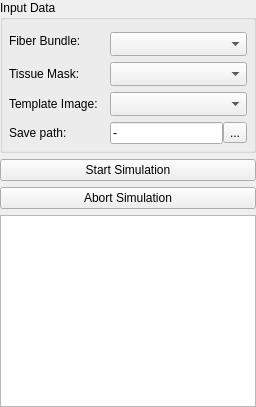
    <widget class="QFrame" name="frame_9">
     <property name="frameShape">
      <enum>QFrame::NoFrame</enum>
     </property>
     <property name="frameShadow">
      <enum>QFrame::Raised</enum>
     </property>
     <layout class="QGridLayout" name="gridLayout_32">
      <property name="leftMargin">
       <number>0</number>
      </property>
      <property name="topMargin">
       <number>0</number>
      </property>
      <property name="rightMargin">
       <number>0</number>
      </property>
      <property name="bottomMargin">
       <number>0</number>
      </property>
      <item row="1" column="0">
       <widget class="QPushButton" name="m_GenerateImageButton">
        <property name="enabled">
         <bool>true</bool>
        </property>
        <property name="toolTip">
         <string>&lt;html&gt;&lt;head/&gt;&lt;body&gt;&lt;p&gt;Start DWI generation from selected fiber bundle.&lt;/p&gt;&lt;p&gt;If no fiber bundle but an existing diffusion weighted image is selected, the enabled artifacts are added to this image.&lt;/p&gt;&lt;p&gt;If neither a fiber bundle nor a diffusion weighted image is selected, a grayscale image containing a simple gradient is generated.&lt;/p&gt;&lt;/body&gt;&lt;/html&gt;</string>
        </property>
        <property name="text">
         <string>Start Simulation</string>
        </property>
        <property name="icon">
         <iconset resource="../../resources/QmitkFiberfox.qrc">
          <normaloff>:/QmitkFiberfox/right.png</normaloff>:/QmitkFiberfox/right.png</iconset>
        </property>
       </widget>
      </item>
      <item row="0" column="0">
       <widget class="QGroupBox" name="groupBox_2">
        <property name="title">
         <string>Input Data</string>
        </property>
        <layout class="QGridLayout" name="gridLayout_10">
         <property name="leftMargin">
          <number>6</number>
         </property>
         <property name="topMargin">
          <number>6</number>
         </property>
         <property name="rightMargin">
          <number>6</number>
         </property>
         <property name="bottomMargin">
          <number>6</number>
         </property>
         <item row="4" column="2">
          <widget class="QFrame" name="frame_6">
           <property name="frameShape">
            <enum>QFrame::NoFrame</enum>
           </property>
           <property name="frameShadow">
            <enum>QFrame::Raised</enum>
           </property>
           <layout class="QGridLayout" name="gridLayout_20">
            <property name="leftMargin">
             <number>0</number>
            </property>
            <property name="topMargin">
             <number>0</number>
            </property>
            <property name="rightMargin">
             <number>0</number>
            </property>
            <property name="bottomMargin">
             <number>0</number>
            </property>
            <property name="spacing">
             <number>0</number>
            </property>
            <item row="0" column="0">
             <widget class="QLineEdit" name="m_SavePathEdit">
              <property name="text">
               <string>-</string>
              </property>
             </widget>
            </item>
            <item row="0" column="1">
             <widget class="QToolButton" name="m_OutputPathButton">
              <property name="text">
               <string>...</string>
              </property>
             </widget>
            </item>
           </layout>
          </widget>
         </item>
         <item row="2" column="2">
          <widget class="QmitkDataStorageComboBoxWithSelectNone" name="m_MaskComboBox">
           <property name="toolTip">
            <string>&lt;html&gt;&lt;head/&gt;&lt;body&gt;&lt;p&gt;Select a binary image to define the area of signal generation. Outside of the mask image only noise will be actively generated.&lt;/p&gt;&lt;/body&gt;&lt;/html&gt;</string>
           </property>
           <property name="sizeAdjustPolicy">
            <enum>QComboBox::AdjustToMinimumContentsLengthWithIcon</enum>
           </property>
          </widget>
         </item>
         <item row="0" column="0" rowspan="2" colspan="2">
          <widget class="QLabel" name="m_TensorsToDWIBValueLabel_16">
           <property name="toolTip">
            <string/>
           </property>
           <property name="statusTip">
            <string/>
           </property>
           <property name="whatsThis">
            <string/>
           </property>
           <property name="text">
            <string>Fiber Bundle:</string>
           </property>
           <property name="wordWrap">
            <bool>false</bool>
           </property>
          </widget>
         </item>
         <item row="4" column="0">
          <widget class="QLabel" name="label_10">
           <property name="toolTip">
            <string/>
           </property>
           <property name="statusTip">
            <string/>
           </property>
           <property name="whatsThis">
            <string/>
           </property>
           <property name="text">
            <string>Save path:</string>
           </property>
           <property name="wordWrap">
            <bool>false</bool>
           </property>
          </widget>
         </item>
         <item row="2" column="0">
          <widget class="QLabel" name="m_TensorsToDWIBValueLabel_3">
           <property name="toolTip">
            <string/>
           </property>
           <property name="statusTip">
            <string/>
           </property>
           <property name="whatsThis">
            <string/>
           </property>
           <property name="text">
            <string>Tissue Mask:</string>
           </property>
           <property name="wordWrap">
            <bool>false</bool>
           </property>
          </widget>
         </item>
         <item row="1" column="2">
          <widget class="QmitkDataStorageComboBoxWithSelectNone" name="m_FiberBundleComboBox">
           <property name="toolTip">
            <string>&lt;html&gt;&lt;head/&gt;&lt;body&gt;&lt;p&gt;Select a fiber bundle to generate the white matter signal from. You can either use the fiber definition tab to manually define an input fiber bundle or you can also use any existing bundle, e.g. yielded by a tractography algorithm.&lt;/p&gt;&lt;/body&gt;&lt;/html&gt;</string>
           </property>
           <property name="sizeAdjustPolicy">
            <enum>QComboBox::AdjustToMinimumContentsLengthWithIcon</enum>
           </property>
          </widget>
         </item>
         <item row="3" column="0">
          <widget class="QLabel" name="m_TensorsToDWIBValueLabel_11">
           <property name="toolTip">
            <string/>
           </property>
           <property name="statusTip">
            <string/>
           </property>
           <property name="whatsThis">
            <string/>
           </property>
           <property name="text">
            <string>Template Image:</string>
           </property>
           <property name="wordWrap">
            <bool>false</bool>
           </property>
          </widget>
         </item>
         <item row="3" column="2">
          <widget class="QmitkDataStorageComboBoxWithSelectNone" name="m_TemplateComboBox">
           <property name="toolTip">
            <string>&lt;html&gt;&lt;head/&gt;&lt;body&gt;&lt;p&gt;The parameters for the simulation (e.g. spacing, size, diffuison-weighted gradients, b-value) are adopted from this image.&lt;/p&gt;&lt;/body&gt;&lt;/html&gt;</string>
           </property>
           <property name="sizeAdjustPolicy">
            <enum>QComboBox::AdjustToMinimumContentsLengthWithIcon</enum>
           </property>
          </widget>
         </item>
        </layout>
       </widget>
      </item>
      <item row="2" column="0">
       <widget class="QPushButton" name="m_AbortSimulationButton">
        <property name="enabled">
         <bool>true</bool>
        </property>
        <property name="toolTip">
         <string>Stop current simulation.</string>
        </property>
        <property name="text">
         <string>Abort Simulation</string>
        </property>
        <property name="icon">
         <iconset resource="../../resources/QmitkFiberfox.qrc">
          <normaloff>:/QmitkFiberfox/stop.png</normaloff>:/QmitkFiberfox/stop.png</iconset>
        </property>
       </widget>
      </item>
      <item row="3" column="0">
       <widget class="QTextEdit" name="m_SimulationStatusText">
        <property name="readOnly">
         <bool>true</bool>
        </property>
       </widget>
      </item>
     </layout>
    </widget>
